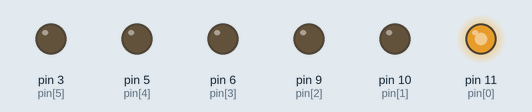
Bench run of a sketch on a simulated Arduino Uno, built with avr-gcc and run on an emulated ATmega328P. Parts: output pins drawn as LEDs (lit = HIGH).

Above: at 0.05 s.
At 2.25 s:
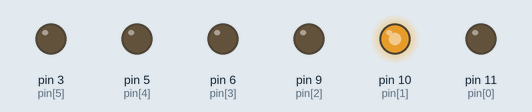
At 3.35 s:
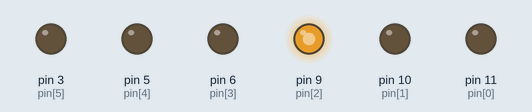
At 4.5 s:
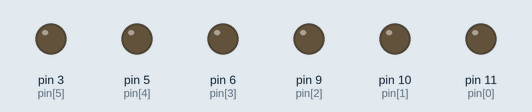
At 6.5 s:
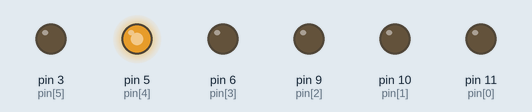
At 9.0 s:
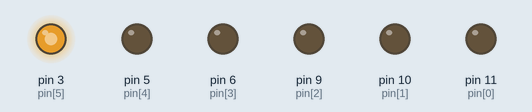
Timing chart, 0 to 11.8 s (numbered marks = the images above):
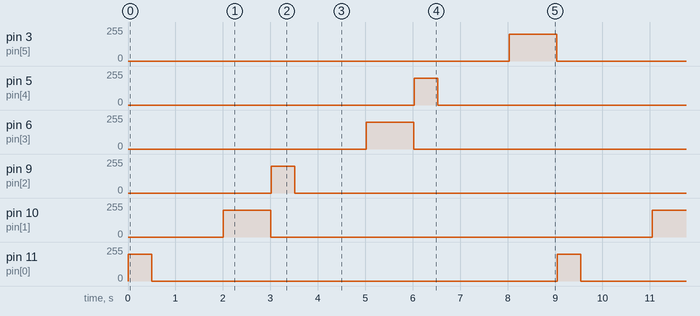

Measured:
- by itself, pin 3 (pin[5]), pin 6 (pin[3]), pin 10 (pin[1]): alternates 200/255 for 1.0 s and 0/255 for 8.0 s
- by itself, pin 5 (pin[4]), pin 9 (pin[2]), pin 11 (pin[0]): alternates 200/255 for 0.50 s and 0/255 for 8.5 s

The sketch:

_6-walkLedsSweepEven.ino
```cpp
const int MAX_BRIGHTNESS = 200;
const int DELAY = 500;

const int pin[6] = {11, 10, 9, 6, 5, 3};

const int DELTA = 1;
const int SWEEP_DELAY = 5;

void setup() {
  initializePins();
}

void loop() {
  walkLEDs();
}

void walkLEDs() {
  for (int x = 0; x < 6; x++) {
    offLeds();
    x % 2 == 0 ? blinkLed(x) : Sweep(x);
  }
}

void initializePins() {
  for (int x = 0; x < 6; x ++)
    pinMode(pin[x], OUTPUT);
}

void offLeds() {
  for (int x = 0; x < 6; x ++)
    setLed(x, 0, 0);
}

void blinkLed(int x) {
  setLed(x, MAX_BRIGHTNESS, DELAY);
  setLed(x, 0, DELAY);
}

void Sweep(int x) {
  SweepUp(x);
  SweepDown(x);
}

void SweepUp(int x) {
  for (int brightness = 0; brightness <= MAX_BRIGHTNESS; brightness+=DELTA)
    setLed(x, brightness, SWEEP_DELAY);
}

void SweepDown(int x) {
  for (int brightness = MAX_BRIGHTNESS; brightness >= 0; brightness-=DELTA)
    setLed(x, brightness, SWEEP_DELAY);
}

void setLed(int p, int b, int d) {
  analogWrite(pin[p], b);
  delay(d);
}
```
